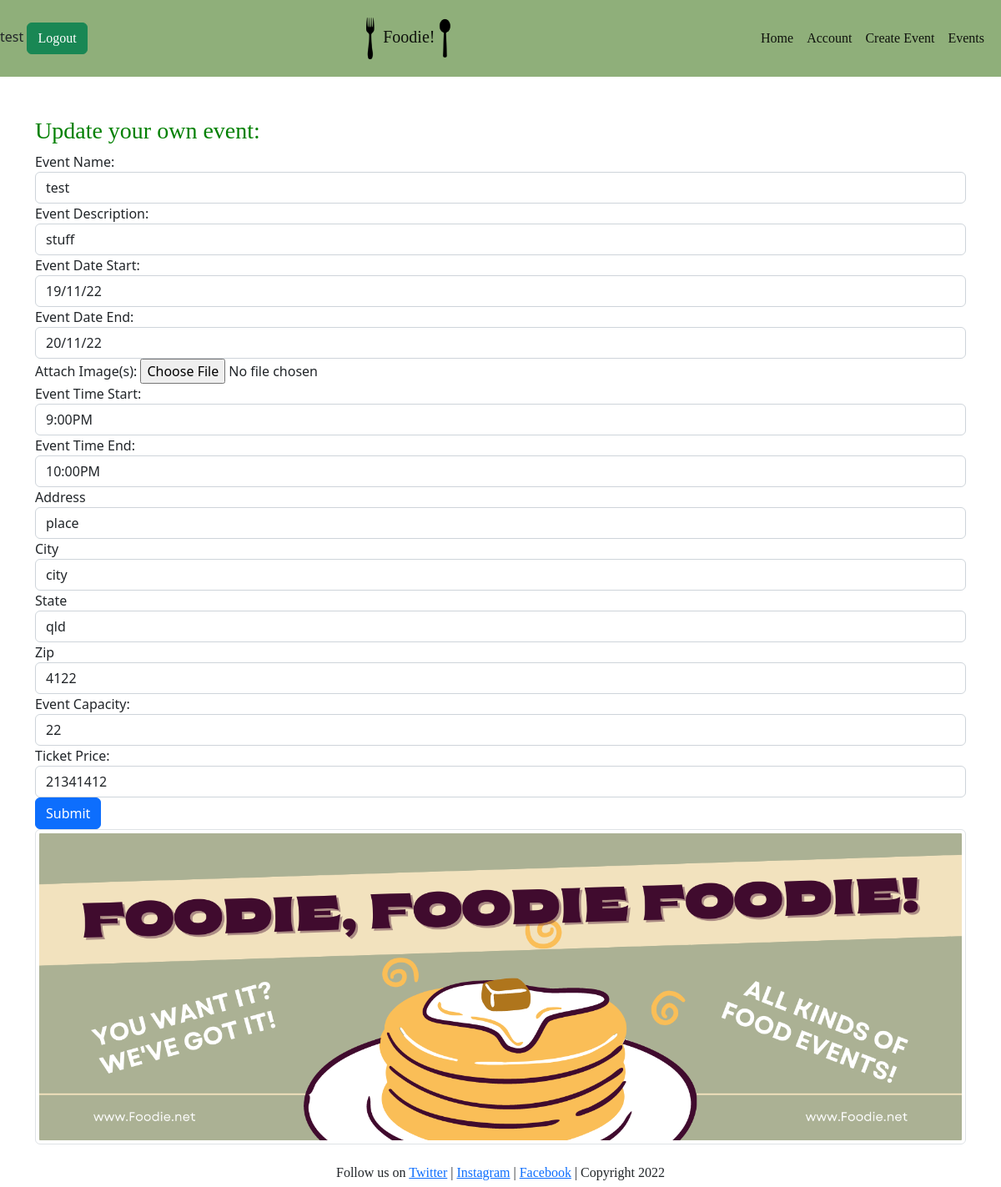
The page /events/update/1/ (signed in) on the database its author committed.
### models.py (models this page shows, shortened)
class User(db.Model, UserMixin):
    __tablename__ = 'users'
    id = db.Column(db.Integer, primary_key=True)
    name = db.Column(db.String(100), index=True, unique=True, nullable=False)
    emailid = db.Column(db.String(100), index=True, nullable=False)
    ph_number = db.Column(db.Integer, nullable=False)
    password_hash = db.Column(db.String(255), nullable=False)

class Event(db.Model):
    __tablename__ = 'events'
    id = db.Column(db.Integer, primary_key=True)
    owner_id = db.Column(db.Integer, db.ForeignKey('users.id'))
    name = db.Column(db.String(100))
    description = db.Column(db.String(1000))
    date_start = db.Column(db.String(20))
    date_end = db.Column(db.String(20))
    image = db.Column(db.String(400))
    time_start = db.Column(db.String(10))
    time_end = db.Column(db.String(10))
    address = db.Column(db.String(100))
    city = db.Column(db.String(50))
    state = db.Column(db.String(50))
    zip = db.Column(db.String(6))
    capacity = db.Column(db.Integer)
    ticket_price = db.Column(db.Integer)
    reviews = db.relationship('Review', backref='event')

### events.py (the view, shortened to what this page needs)
@bp.route("/update/<id>/", methods=['GET', 'POST'])
@login_required
def update_event(id):
    event_to_update = Event.query.get_or_404(id)
    update_form = CreateEventForm()
    user = Event.query.filter_by(owner_id=id)
    event_form = CreateEventForm()
    update_form.name.data = event_to_update.name
    update_form.description.data = event_to_update.description
    update_form.date_start.data = event_to_update.date_start
    update_form.date_end.data = event_to_update.date_end
    update_form.image = event_to_update.image
    update_form.time_start.data = event_to_update.time_start
    update_form.time_end.data = event_to_update.time_end
    update_form.address.data = event_to_update.address
    update_form.city.data = event_to_update.city
    update_form.state.data = event_to_update.state
    update_form.zip.data = event_to_update.zip
    update_form.capacity.data = event_to_update.capacity
    update_form.ticket_price.data = event_to_update.ticket_price
    return render_template('update.html', form=update_form)

### __init__.py (called while the page is built)
def create_app():
    app=Flask(__name__)
    app.debug=True
    app.secret_key='thisisasecretkey122'
    app.config['SQLALCHEMY_DATABASE_URI']='sqlite:///storage.db'
    db.init_app(app)
    bootstrap = Bootstrap4(app)
    login_manager = LoginManager()
    login_manager.login_view='auth.login'
    login_manager.init_app(app)
    from .models import User
    @login_manager.user_loader
    def load_user(user_id):
        return User.query.get(int(user_id))
    from .views import mainbp
    app.register_blueprint(mainbp)
    from .auth import bp
    app.register_blueprint(bp)
    from . import events
    app.register_blueprint(events.bp)
    @app.errorhandler(404)
    def not_found(e):
        return render_template('error.html'),404
    return app

### templates/update.html (shortened to what this page needs)
{% extends "base.html" %}
{% import "bootstrap/form.html" as wtf %}
{% block content %}
<div class="container">
    <div class="rom mt-5">
        <div class="col-md-12">
            <h3>Update your own event:</h3>
            {{wtf.render_form(form)}}
        </div>
    </div>
</div>
{% endblock %}

### templates/base.html (shortened to what this page needs)
<!doctype html>
<html lang="en">
    <head>
        <link href="https://cdn.jsdelivr.net/npm/bootstrap@5.2.1/dist/css/bootstrap.min.css" rel="stylesheet"
>
        <link href="CSS\styles.css" rel="stylesheet" type="text/css">
    </head>
    <body>
        <header>
          <nav class="navbar navbar-light" style="background-color:#8faf7a;">
            {% if current_user.is_authenticated %}
              <form class="form-inline">
                {{current_user.name}}
                <a class="btn btn-success" href="{{ url_for('auth.logout') }}"type="button" style="font-family:Cambria, Cochin, Georgia, Times, 'Times New Roman', serif;">Logout</a>
              </form>
            {% endif %}
              <nav class="navbar navbar-light">
                <div class="container-fluid">
                  <a class="navbar-brand" style="font-family:Cambria, Cochin, Georgia, Times, 'Times New Roman', serif;">
                    <img src="\static\img\fork-logo.png" class="fork" width="30" height="80">
                      Foodie!
                    <img src="\static\img\spoon-logo.png" class="spoon" width="30" height="80">
                  </a>
                </div>
              </nav>
              <nav class="navbar navbar-expand-lg" style="background-color:#8faf7a">
                <div class="container-fluid">
                  <div class="collapse navbar-collapse" style="font-family:Cambria, Cochin, Georgia, Times, 'Times New Roman', serif;" id="navbarNav">
                    <ul class="navbar-nav">
                      <li class="nav-item">
                        <a class="nav-link active" href="{{url_for('main.index')}}">Home</a>
                      </li>
                      <li class="nav-item">
                        <a class="nav-link active" href="{{url_for('main.booking_history')}}">Account</a>
                      </li>
                      <li class="nav-item">
                        <a class="nav-link active" href="{{url_for('event.create_update')}}">Create Event</a>
                      </li>
                      <li class="nav-item">
                        <a class="nav-link active" a href="{{url_for('main.all_events')}}">Events</a>
                      </li>
                    </ul>
                  </div>
                </div>
              </nav>
          </nav>
        </header>
        {% block content %}
        {% endblock %}
<div class="container">
<img src="\static\img\foodie.png" class="img-thumbnail">
</div>
<footer>
<br>
<h6>Follow us on <a href="#">Twitter</a> | <a href="#">Instagram</a> | <a href="#">Facebook</a> | Copyright 2022</h6>
</footer>
</body>
</html>

### static/css/styles.css (style rules this page uses)
h3 { color: green;font-family:Cambria, Cochin, Georgia, Times, 'Times New Roman', serif; }
.fork { height: 50px; width: 15px }
.spoon { height: 50px; width: 15px; }
h6 { text-align: center;font-family:Cambria, Cochin, Georgia, Times, 'Times New Roman', serif; }

### templates/base.html (style rules this page uses)
h3 { color: green;font-family:Cambria, Cochin, Georgia, Times, 'Times New Roman', serif; }
.fork { height: 50px; width: 15px }
.spoon { height: 50px; width: 15px; }
h6 { text-align: center;font-family:Cambria, Cochin, Georgia, Times, 'Times New Roman', serif; }

### rows shown on the page
User: name "test"
Event: name "test", description "stuff", date_start "19/11/22", date_end "20/11/22", time_start "9:00PM", time_end "10:00PM", address "place", city "city", state "qld", zip "4122", capacity "22", ticket_price "21341412"
